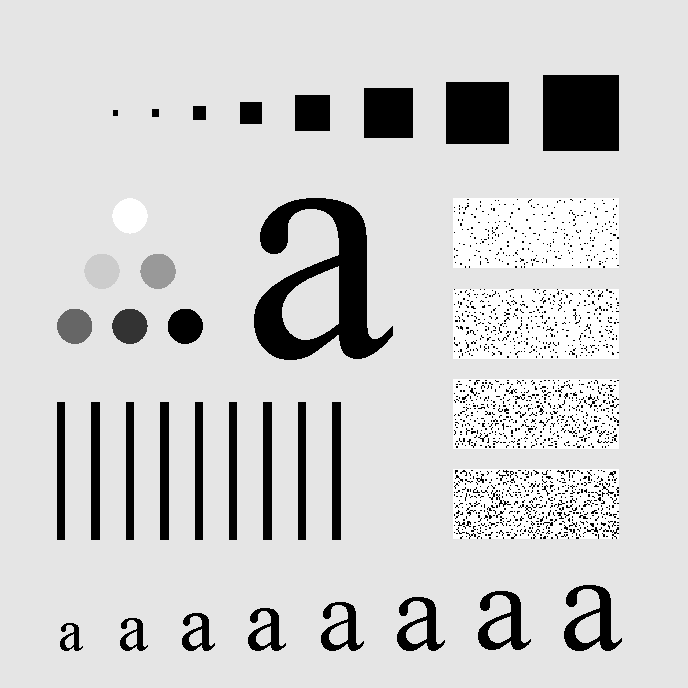
%> input picture hw5/pattern.tif, 688 x 688 px
$ octave hw5_highpass.m   (GNU Octave 9; MATLAB toolbox functions it lacks are replaced by stand-ins)
%> lines starting %> are read from the running program, lines starting %| are printed output that depends on the picture
### hw5/paddedsize.m
function PQ = paddedsize(AB, CD, PARAM)
%PADDEDSIZE Computes padded sizes useful for FFT-based filtering.
% PQ = PADDEDSIZE(AB), where AB is a two-element size vector, computes the
% two-element size vecter PQ = 2*AB.
%
% PQ = PADDEDSIZE(AB, 'PWR2') computes the vector PQ such that PQ(1) =
% PQ(2) = 2^nextpow2(2*m), where m is MAX(AB).
%
% PQ = PADDEDSIZE(AB, CD), where AB and CD are two-element size vectors,
% computes the two-element size vector PQ. The elements of PQ are the
% smallest even integers greater than or equal to AB + CD -1.
%
% PQ = PADDEDSIZE(AB, CD, 'PWR2') computes the vector PQ such that PQ(1) =
% PQ(2) = 2^nextpow2(2*m), where m is MAX([AB CD]).
%
% Function rewritten from Gonzalez, Woods, Eddins; Digital Image Processing using Matlab
% Prentice Hall, 2004

if nargin ==1
    PQ = 2*AB;
elseif nargin == 2 & ~ischar(CD)
    PQ = AB +CD -1;
    PQ = 2*ceil(PQ/2);
elseif nargin ==2
    m= max(AB); %Maximum dimension

    %Find power-of-2 at least twice m.
	P = 2^nextpow2(2*m);
	PQ = [P, P];
elseif nargin == 3
    m=max([AB CD]); % Maximum dimension.
    P = 2^nextpow2(2*m);
    PQ = [P, P];
else
    error('Wrong number of inputs')
end

### hw5/hpfilter.m
function H = hpfilter(type, M, N, D0, n)
%HPFILTER Computes frequency domain highpass filters
%   H = HPFILTER(TYPE, M, N, D0, n) creates the transfer function of
%   a highpass filter, H, of the specified TYPE and size (M-by-N).
%   Valid values for TYPE, D0, and n are:
%
%   'ideal'     Ideal highpass filter with cutoff frequency D0.  n
%               need not be supplied.  D0 must be positive
%
%   'btw'       Butterworth highpass filter of order n, and cutoff D0.
%               The default value for n is 1.0.  D0 must be positive.
%
%   'gaussian'  Gaussian highpass filter with cutoff (standard deviation)
%               D0.  n need not be supplied.  D0 must be positive.
%

% The transfer function Hhp of a highpass filter is 1 - Hlp,
% where Hlp is the transfer function of the corresponding lowpass
% filter.  Thus, we can use function lpfilter to generate highpass
% filters.

if nargin == 4
   n = 1; % Default value of n.
end

% Generate highpass filter.
Hlp = lpfilter(type, M, N, D0, n);
H = 1 - Hlp;

### hw5/lpfilter.m
function H = lpfilter(type, M, N, D0, n)
%LPFILTER Computes frequency domain lowpass filters
%   H = LPFILTER(TYPE, M, N, D0, n) creates the transfer function of
%   a lowpass filter, H, of the specified TYPE and size (M-by-N).  To
%   view the filter as an image or mesh plot, it should be centered
%   using H = fftshift(H).
%
%   Valid values for TYPE, D0, and n are:
%
%   'ideal'    Ideal lowpass filter with cutoff frequency D0.  n need
%              not be supplied.  D0 must be positive
%
%   'btw'      Butterworth lowpass filter of order n, and cutoff D0.
%              The default value for n is 1.0.  D0 must be positive.
%
%   'gaussian' Gaussian lowpass filter with cutoff (standard deviation)
%              D0.  n need not be supplied.  D0 must be positive.

% Use function dftuv to set up the meshgrid arrays needed for
% computing the required distances.
[U, V] = dftuv(M, N);

% Compute the distances D(U, V).
D = sqrt(U.^2 + V.^2);

% Begin fiter computations.
switch type
case 'ideal'
   H = double(D <=D0);
case 'btw'
   if nargin == 4
      n = 1;
   end
   H = 1./(1 + (D./D0).^(2*n));
case 'gaussian'
   H = exp(-(D.^2)./(2*(D0^2)));
otherwise
   error('Unknown filter type.')
end

### hw5/dftuv.m
function [U, V] = dftuv(M, N)
%DFTUV Computes meshgrid frequency matrices.
%   [U, V] = DFTUV(M, N) computes meshgrid frequency matrices U and
%   V. U and V are useful for computing frequency-domain filter
%   functions that can be used with DFTFILT.  U and V are both M-by-N.

% Set up range of variables.
u = 0:(M-1);
v = 0:(N-1);

% Compute the indices for use in meshgrid
idx = find(u > M/2);
u(idx) = u(idx) - M;
idy = find(v > N/2);
v(idy) = v(idy) - N;

% Compute the meshgrid arrays
[V, U] = meshgrid(v, u);

### hw5/hw5_highpass.m
pattern = imread('pattern.tif');
%> pattern is the input picture: size 688x688 uint8; min 0, max 255, mean 207.3
pattern = imnoise(pattern, 'gaussian', 0, 0.1);
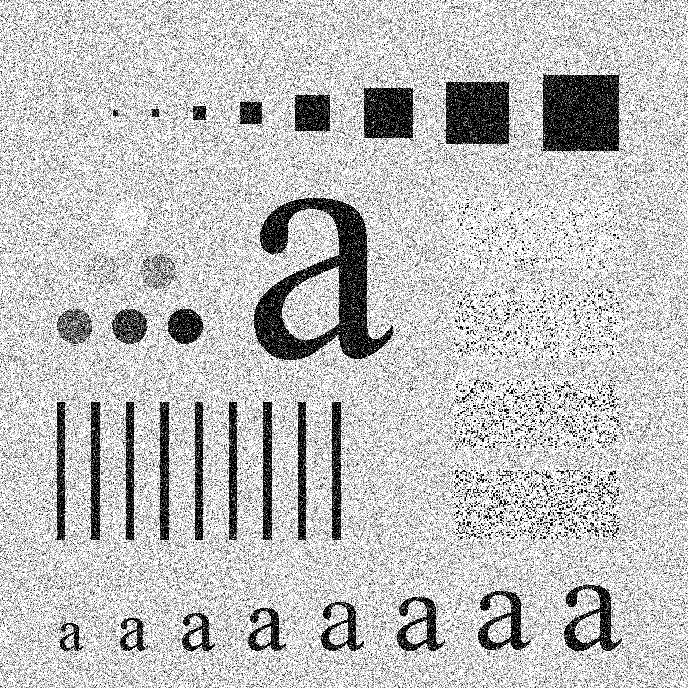
%> pattern: size 688x688 uint8; min 0, max 255, mean 191
%pattern = imread('a.png');
%pattern = rgb2gray(pattern);
%imshow(pattern);
%Determine good padding for Fourier transform
PQ = paddedsize(size(pattern));
%> PQ = [1376 1376]
%Create a Gaussian Lowpass filter 5% the width of the Fourier transform
D0 = 0.05*PQ(1);
%> D0 = 68.8

d_options = [0.05 0.2 0.5 0.9];
results = {};
for idx = 1:numel(d_options)
    D0 = d_options(idx);
    H = hpfilter('btw', PQ(1), PQ(2), D0);
    % Calculate the discrete Fourier transform of the image
    F = fft2(double(pattern), size(H,1),size(H,2));
    % Apply the highpass filter to the Fourier spectrum of the image
    lp = H.*F;
    % convert the result to the spacial domain.
    spacial=real(ifft2(lp));
    % Crop the image to undo padding
    spacial=spacial(1:size(pattern,1), 1:size(pattern,2));
    spacial=uint8(255 * mat2gray(spacial));
    results = [results, spacial];
end
%> this loop made 4 passes
%> pass 1, `spacial=real(ifft2(lp));`:
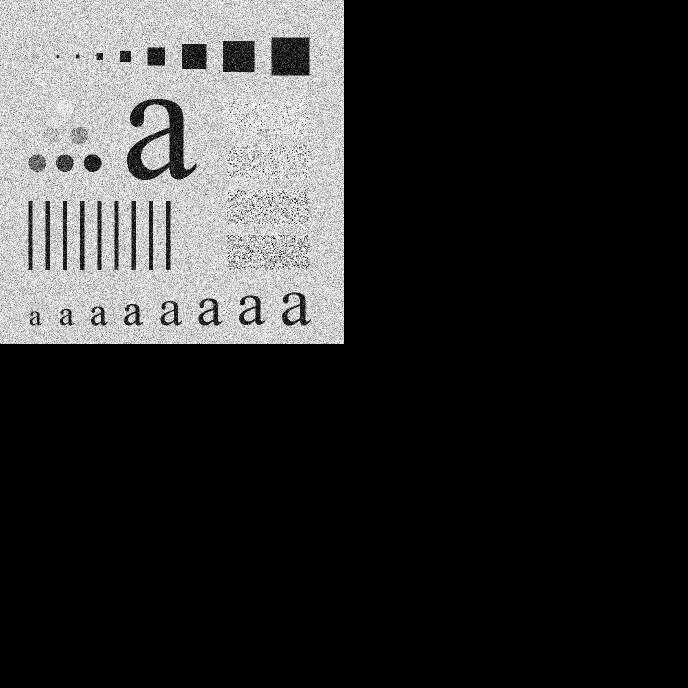
%> spacial: size 1376x1376 double (shown at 1/2 size); min -48.11, max 207.3, mean 0; drawn with min black and max white

figure
montage(results);
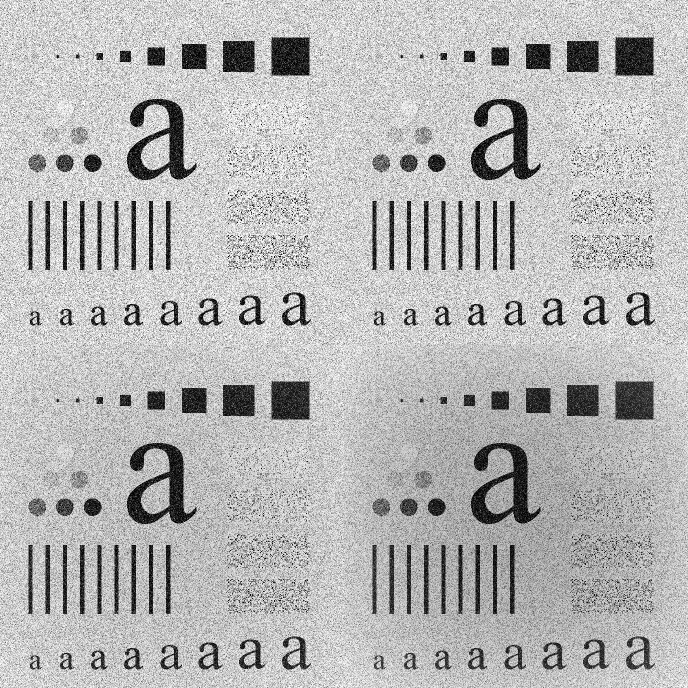
%> displayed picture: size 1376x1376, on the screen's scale of 0 to 255 (shown at 1/2 size); min 0, max 255, mean 182.4
